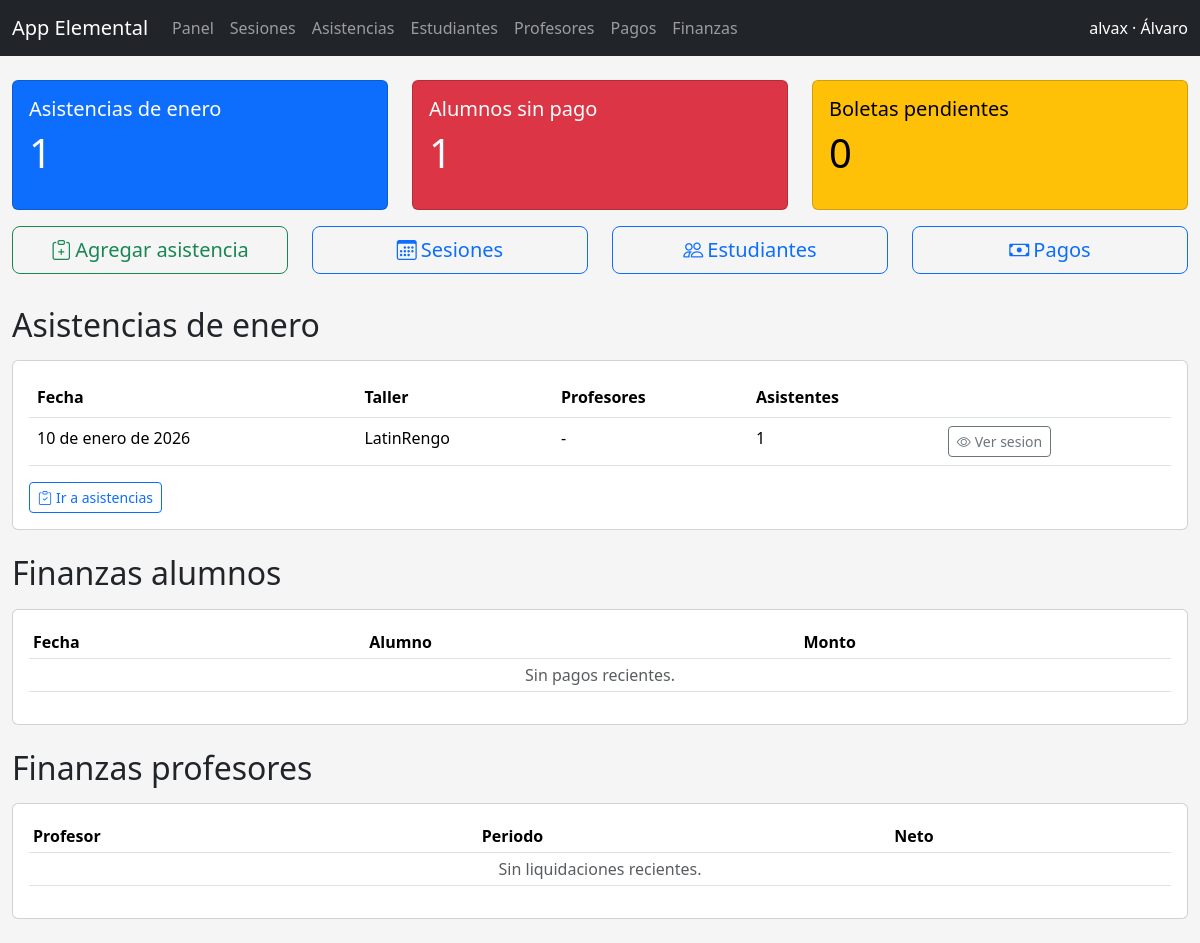
Page /app/ (signed in) on the earlier database version.
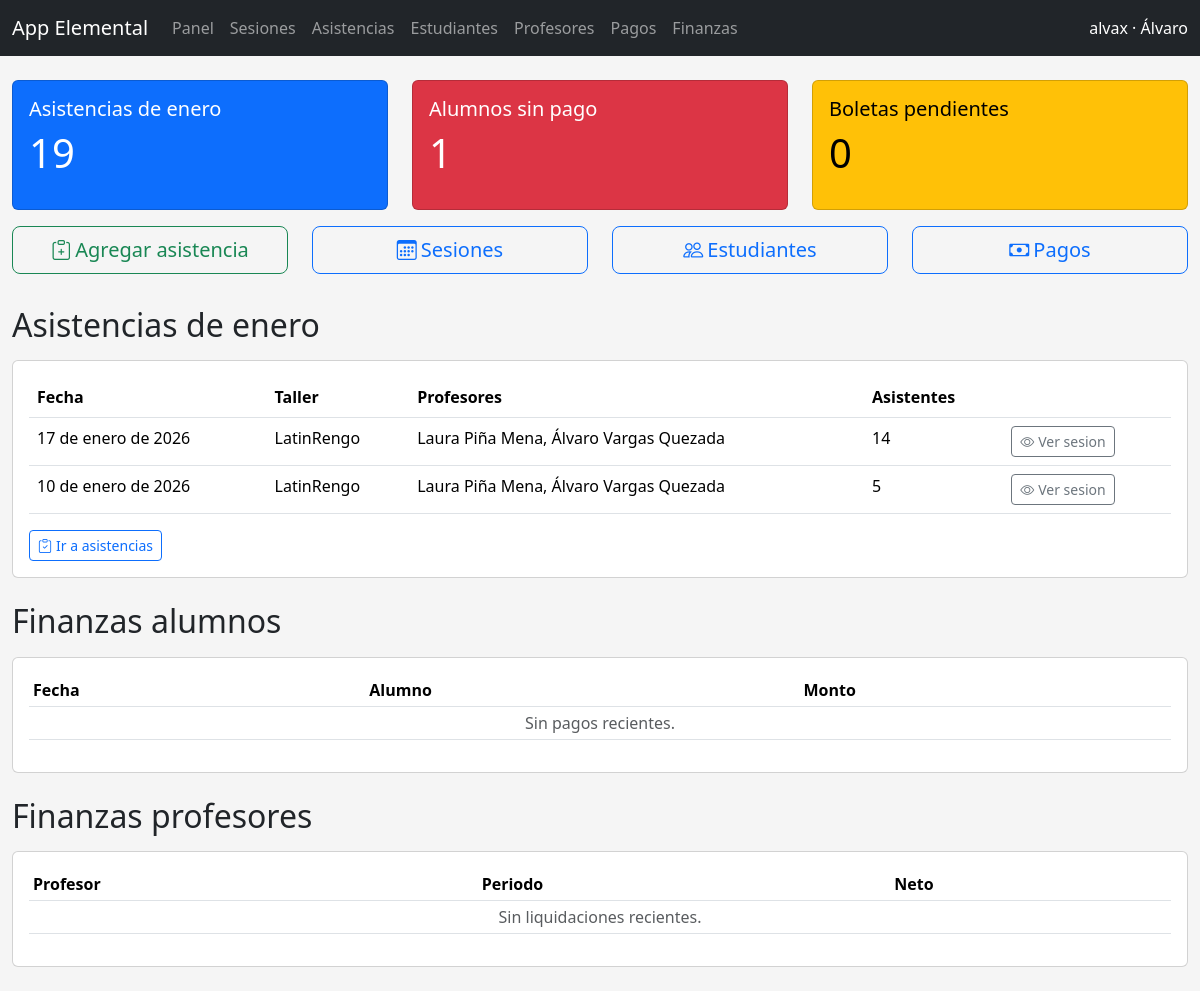
Same page on the later database version.
### academia/models.py (models this page shows, shortened)
class SesionClase(models.Model):
    class Estado(models.TextChoices):
        PROGRAMADA = "programada", "Programada"
        COMPLETADA = "completada", "Completada"
        CANCELADA = "cancelada", "Cancelada"
    disciplina = models.ForeignKey(
        Disciplina,
        on_delete=models.CASCADE,
        related_name="sesiones",
    )
    bloque = models.ForeignKey(
        BloqueHorario,
        on_delete=models.SET_NULL,
        related_name="sesiones",
        null=True,
        blank=True,
    )
    profesores = models.ManyToManyField(
        "cuentas.Persona",
        related_name="sesiones_en_equipo",
        blank=True,
    )
    fecha = models.DateField()
    estado = models.CharField(
        max_length=20,
        choices=Estado.choices,
        default=Estado.PROGRAMADA,
    )
    cupo_maximo = models.PositiveIntegerField(null=True, blank=True)
    notas = models.TextField(blank=True)
    creada_en = models.DateTimeField(auto_now_add=True)
    class Meta:
        verbose_name = "Sesion de clase"
        verbose_name_plural = "Sesiones de clase"
        ordering = ["-fecha"]
        indexes = [
            models.Index(fields=["fecha", "disciplina"]),
        ]

class Disciplina(models.Model):
    organizacion = models.ForeignKey(
        "organizaciones.Organizacion",
        on_delete=models.CASCADE,
        related_name="disciplinas",
    )
    nombre = models.CharField(max_length=150)
    descripcion = models.TextField(blank=True)
    nivel = models.CharField(max_length=100, blank=True)
    activa = models.BooleanField(default=True)
    creada_en = models.DateTimeField(auto_now_add=True)
    class Meta:
        verbose_name = "Disciplina"
        verbose_name_plural = "Disciplinas"
        unique_together = ("organizacion", "nombre", "nivel")
        ordering = ["nombre"]
    def __str__(self) -> str:
        return self.nombre

### cuentas/models.py (models this page shows, shortened)
class Persona(models.Model):
    nombres = models.CharField(max_length=150)
    apellidos = models.CharField(max_length=150)
    email = models.EmailField(unique=True, null=True, blank=True)
    telefono = models.CharField(max_length=50, blank=True)
    identificador = models.CharField(max_length=50, blank=True)
    fecha_nacimiento = models.DateField(null=True, blank=True)
    activo = models.BooleanField(default=True)
    user = models.OneToOneField(
        settings.AUTH_USER_MODEL,
        on_delete=models.CASCADE,
        null=True,
        blank=True,
        related_name="persona",
    )
    creado_en = models.DateTimeField(auto_now_add=True)
    actualizado_en = models.DateTimeField(auto_now=True)
    class Meta:
        verbose_name = "Persona"
        verbose_name_plural = "Personas"
        ordering = ["apellidos", "nombres"]
    def __str__(self) -> str:
        return f"{self.nombres} {self.apellidos}".strip()

### webapp/views.py (the view)
# urls.py: path("", views.dashboard, name="dashboard"),
@role_required(ROLE_ADMIN)
def dashboard(request):
    context = _nav_context(request)
    hoy = timezone.localdate()
    inicio_mes = hoy.replace(day=1)
    nombre_mes = date_format(hoy, "F")
    sesiones_mes = (
        SesionClase.objects.filter(fecha__gte=inicio_mes)
        .select_related("disciplina")
        .prefetch_related("profesores")
    )
    sesiones_hoy = sesiones_mes.filter(fecha=hoy)
    asistencias_mes = Asistencia.objects.filter(sesion__fecha__gte=inicio_mes).count()
    boletas_pendientes = DocumentoVenta.objects.exclude(estado=DocumentoVenta.Estado.PAGADO).count()
    morosos = []
    for suscripcion in Suscripcion.objects.order_by("-fecha_inicio"):
        saldo = suscripcion.saldo_pendiente()
        if saldo > 0:
            morosos.append({"suscripcion": suscripcion, "saldo": saldo})
        if len(morosos) == 5:
            break
    sesiones_resumen = (
        sesiones_mes.annotate(total_asistentes=Count("asistencias"))
        .order_by("-fecha")[:10]
    )
    pagos_recientes = Pago.objects.select_related("persona").order_by("-fecha_pago")[:5]
    liquidaciones_recientes = LiquidacionProfesor.objects.select_related("profesor").order_by("-periodo_inicio")[:5]
    context.update(
        {
            "sesiones_hoy": sesiones_hoy,
            "morosos": morosos,
            "asistencias_mes": asistencias_mes,
            "boletas_pendientes": boletas_pendientes,
            "sesiones_resumen": sesiones_resumen,
            "pagos_recientes": pagos_recientes,
            "liquidaciones_recientes": liquidaciones_recientes,
            "nombre_mes": nombre_mes,
        }
    )
    return render(request, "webapp/dashboard.html", context)

### cobros/models.py (called while the page is built)
    def pagos_registrados(self):
        Pago = apps.get_model("cobros", "Pago")
        pagos_qs = Pago.objects.filter(
            models.Q(persona=self.persona)
            | models.Q(suscripcion=self)
            | models.Q(documento__suscripcion=self)
        ).distinct()
        pagos_qs = pagos_qs.exclude(tipo=Pago.Tipo.CLASE)
        return sum(
            (pago.monto for pago in pagos_qs),
            Decimal("0"),
        )

    def monto_objetivo(self):
        base = self.monto_pactado if self.monto_pactado is not None else self.plan.precio
        if self.descuento_porcentaje:
            descuento = (base * (Decimal(self.descuento_porcentaje) / Decimal("100"))).quantize(Decimal("0.01"))
        else:
            descuento = Decimal(self.descuento_monto or 0)
        total = base - descuento
        return total if total > 0 else Decimal("0")

    def saldo_pendiente(self):
        saldo = self.monto_objetivo() - self.pagos_registrados()
        return saldo if saldo > 0 else Decimal("0")

### webapp/utils.py (called while the page is built, shortened)
def usuario_tiene_roles(user, roles: list[str]) -> bool:
    if not roles:
        return True
    if user.is_superuser:
        return True

### webapp/templates/webapp/dashboard.html (shortened to what the changed rows need)
{% extends "webapp/base_app.html" %}
{% block content %}
<div class="mt-4">
  <div class="row">
    <div class="col-md-4">
      <div class="card text-bg-primary mb-3">
        <div class="card-body">
          <h5 class="card-title">Asistencias de {{ nombre_mes }}</h5>
          <p class="display-6">{{ asistencias_mes }}</p>
        </div>
      </div>
    </div>
  </div>
  <h2 class="mb-3">Asistencias de {{ nombre_mes }}</h2>
  <div class="card mb-4">
    <div class="card-body table-responsive">
      <table class="table">
        <thead>
          <tr>
            <th>Fecha</th>
            <th>Taller</th>
            <th>Profesores</th>
            <th>Asistentes</th>
            <th></th>
          </tr>
        </thead>
        <tbody>
          {% for sesion in sesiones_resumen %}
          <tr>
            <td>{{ sesion.fecha }}</td>
            <td>{{ sesion.disciplina }}</td>
            <td>
              {% if sesion.profesores.all %}
                {% for profe in sesion.profesores.all %}
                  {{ profe }}{% if not forloop.last %}, {% endif %}
                {% endfor %}
              {% else %}
                -
              {% endif %}
            </td>
            <td>{{ sesion.total_asistentes }}</td>
            <td>
              <a class="btn btn-sm btn-outline-secondary" href="{% url 'webapp:sesion_detail' sesion.pk %}">
                <i class="bi bi-eye"></i><span class="d-none d-md-inline ms-1">Ver sesion</span>
              </a>
            </td>
          </tr>
          {% empty %}
          <tr><td colspan="5" class="text-center text-muted">Sin registros este mes.</td></tr>
          {% endfor %}
        </tbody>
      </table>
    </div>
  </div>
  <h2 class="mb-3">Finanzas alumnos</h2>
  <div class="card mb-4">
    <div class="card-body table-responsive">
      <table class="table table-sm">
        <thead>
          <tr>
            <th>Fecha</th>
            <th>Alumno</th>
            <th>Monto</th>
          </tr>
        </thead>
      </table>
    </div>
  </div>
  <h2 class="mb-3">Finanzas profesores</h2>
  <div class="card mb-4">
    <div class="card-body table-responsive">
      <table class="table table-sm">
        <thead>
          <tr>
            <th>Profesor</th>
            <th>Periodo</th>
            <th>Neto</th>
          </tr>
        </thead>
      </table>
    </div>
  </div>
</div>
{% endblock %}

### webapp/templates/webapp/base_app.html (shortened to what this page needs)
{% load static %}
<!DOCTYPE html>
<html lang="es">
  <head>
    <link href="https://cdn.jsdelivr.net/npm/bootstrap@5.3.3/dist/css/bootstrap.min.css" rel="stylesheet">
    <link href="https://cdn.jsdelivr.net/npm/bootstrap-icons@1.11.3/font/bootstrap-icons.css" rel="stylesheet">
  </head>
  <body>
    {% if request.user.is_authenticated and not hide_nav %}
    <nav class="navbar navbar-expand-lg navbar-dark bg-dark">
      <div class="container-fluid">
        <a class="navbar-brand" href="{% url 'webapp:dashboard' %}">App Elemental</a>
        <div class="collapse navbar-collapse" id="navbarNav">
          <ul class="navbar-nav me-auto">
            <li class="nav-item"><a class="nav-link" href="{% url 'webapp:dashboard' %}">Panel</a></li>
            <li class="nav-item"><a class="nav-link" href="{% url 'webapp:sesiones_list' %}">Sesiones</a></li>
            <li class="nav-item"><a class="nav-link" href="{% url 'webapp:asistencias_list' %}">Asistencias</a></li>
            <li class="nav-item"><a class="nav-link" href="{% url 'webapp:estudiantes_list' %}">Estudiantes</a></li>
            <li class="nav-item"><a class="nav-link" href="{% url 'webapp:profesores_list' %}">Profesores</a></li>
            <li class="nav-item"><a class="nav-link" href="{% url 'webapp:pagos_list' %}">Pagos</a></li>
            <li class="nav-item"><a class="nav-link" href="{% url 'webapp:finanzas_unificadas' %}">Finanzas</a></li>
          </ul>
          <span class="navbar-text text-white">
            {{ request.user.get_username }}{% if persona %} · {{ persona.nombres }}{% endif %}
          </span>
        </div>
      </div>
    </nav>
    {% endif %}
    <div class="container-fluid">
      {% block content %}{% endblock %}
    </div>
  </body>
</html>

Differences in the rows shown:
added SesionClase: fecha "17 de enero de 2026", disciplina "LatinRengo", total_asistentes "14", Persona (nombres+apellidos "Álvaro Vargas Quezada")
now on this page (row edited): Persona: nombres+apellidos "Laura Piña Mena"
changed SesionClase "10 de enero de 2026": gains Persona (nombres "Álvaro", nombres+apellidos "Álvaro Vargas Quezada"); total_asistentes "1" → "5"; no longer shows "-"
Other differences:
{{ asistencias_mes }}: "1" → "19"
